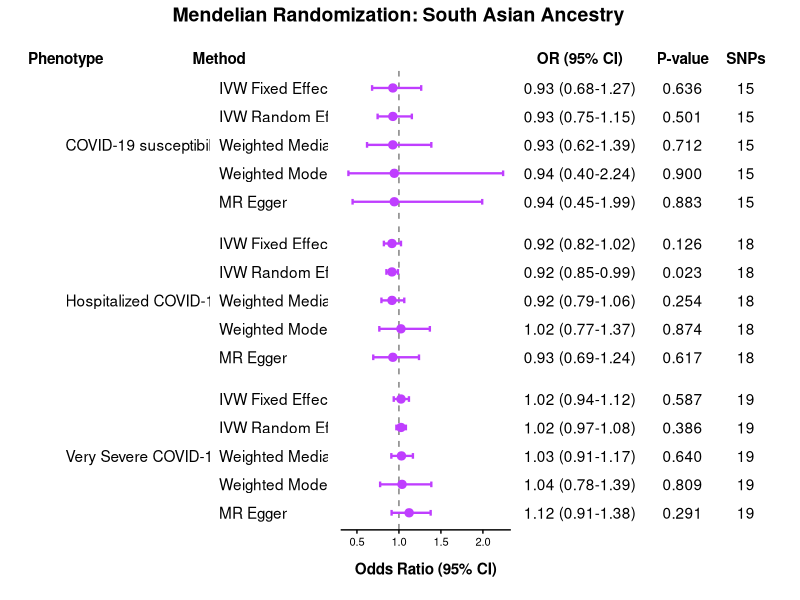

This figure's R source:
library(ggplot2)
library(dplyr)
library(patchwork)

data_sa <- data.frame(
  Phenotype = factor(rep(c("COVID-19 susceptibility", "Hospitalized COVID-19", "Very Severe COVID-19"), each = 5),
                     levels = c("COVID-19 susceptibility", "Hospitalized COVID-19", "Very Severe COVID-19")),
  
  Method = factor(rep(c("MR Egger", "Weighted Median", "IVW Fixed Effects", "IVW Random Effects", "Weighted Mode"), 3),
                  levels = rev(c("IVW Fixed Effects", "IVW Random Effects", "Weighted Median", "Weighted Mode", "MR Egger"))),
  
  OR = c(
    # COVID-19 susceptibility (C2)
    0.9447, 0.9270, 0.9278, 0.9278, 0.9450,
    # Hospitalized COVID-19 (B2)
    0.9274, 0.9176, 0.9170, 0.9170, 1.0241,
    # Very Severe COVID-19 (A2)
    1.1214, 1.0301, 1.0248, 1.0248, 1.0370
  ),
  
  CI_lower = c(
    # COVID-19 susceptibility (C2)
    0.4481, 0.6201, 0.6804, 0.7461, 0.3985,
    # Hospitalized COVID-19 (B2)
    0.6941, 0.7916, 0.8207, 0.8510, 0.7665,
    # Very Severe COVID-19 (A2)
    0.9127, 0.9096, 0.9382, 0.9696, 0.7761
  ),
  
  CI_upper = c(
    # COVID-19 susceptibility (C2)
    1.9918, 1.3858, 1.2652, 1.1539, 2.2408,
    # Hospitalized COVID-19 (B2)
    1.2390, 1.0637, 1.0245, 0.9881, 1.3683,
    # Very Severe COVID-19 (A2)
    1.3779, 1.1666, 1.1193, 1.0831, 1.3857
  ),
  
  p_val = c(
    # COVID-19 susceptibility (C2)
    0.883, 0.712, 0.636, 0.501, 0.900,
    # Hospitalized COVID-19 (B2)
    0.617, 0.254, 0.126, 0.023, 0.874,
    # Very Severe COVID-19 (A2)
    0.291, 0.640, 0.587, 0.386, 0.809
  ),
  
  SNPs = c(
    rep(15, 5),  # COVID-19 susceptibility
    rep(18, 5),  # Hospitalized COVID-19
    rep(19, 5)   # Very Severe COVID-19
  )
)

table_data <- data_sa %>%
  mutate(
    OR_CI = sprintf("%.2f (%.2f-%.2f)", OR, CI_lower, CI_upper),
    P = sprintf("%.3f", p_val)
  )

pheno_labels <- table_data %>%
  group_by(Phenotype) %>%
  summarize(MidPoint = levels(Method)[3])

shared_theme <- theme_minimal() +
  theme(
    text = element_text(color = "black", face = "plain"),
    axis.text = element_text(color = "black", face = "plain"),
    panel.grid = element_blank(),
    strip.text = element_blank(),
    plot.margin = margin(t = 10, r = 2, b = 10, l = 2)
  )

# Column 1: Phenotype
p_pheno <- ggplot(table_data, aes(y = Method)) +
  geom_text(data = pheno_labels, aes(y = MidPoint, x = 0.25, label = Phenotype), hjust = 0) +
  facet_grid(Phenotype ~ ., scales = "free_y", space = "free_y") +
  scale_x_continuous(limits = c(0, 1), breaks = 0.25, labels = "Phenotype", position = "top") +
  labs(x = NULL, y = NULL) +
  shared_theme +
  theme(axis.text.x = element_text(face = "bold", size = 11),
        axis.text.y = element_blank(),
        plot.margin = margin(t = 10, r = 0, b = 10, l = 0))

# Column 2: Method
p_method <- ggplot(table_data, aes(y = Method)) +
  geom_text(aes(x = 0, label = as.character(Method)), hjust = 0) +
  facet_grid(Phenotype ~ ., scales = "free_y", space = "free_y") +
  scale_x_continuous(limits = c(0, 1), breaks = 0, labels = "Method", position = "top") +
  labs(x = NULL, y = NULL) +
  shared_theme +
  theme(axis.text.x = element_text(face = "bold", size = 11),
        axis.text.y = element_blank(),
        plot.margin = margin(t = 10, r = 5, b = 10, l = 0))

# Column 3: Forest Plot
p_forest <- ggplot(table_data, aes(x = OR, y = Method)) +
  geom_vline(xintercept = 1, linetype = "dashed", color = "grey50") +
  geom_errorbarh(aes(xmin = CI_lower, xmax = CI_upper, color = Phenotype), height = 0.2, linewidth = 0.8) +
  geom_point(aes(color = Phenotype), size = 2.5) +
  facet_grid(Phenotype ~ ., scales = "free_y", space = "free_y") +
  scale_color_manual(values = c("COVID-19 susceptibility" = 'darkorchid1',
                                "Hospitalized COVID-19" = 'darkorchid1',
                                "Very Severe COVID-19" = "darkorchid1")) +
  scale_x_continuous(position = "bottom", breaks = seq(0.5, 2.0, by = 0.5)) +
  labs(x = "Odds Ratio (95% CI)", y = NULL) +
  shared_theme +
  theme(
    axis.text.y = element_blank(),
    axis.text.x = element_text(size = 8),
    axis.ticks.x = element_line(color = "black"),
    axis.line.x = element_line(color = "black"),
    axis.title.x = element_text(face = "bold", size = 11, margin = margin(t = 10)),
    legend.position = "none"
  )

# Column 4: Stats Table
p_table <- ggplot(table_data, aes(y = Method)) +
  geom_text(aes(x = 0, label = OR_CI), hjust = 0.5) +
  geom_text(aes(x = 1.3, label = P), hjust = 0.5) +
  geom_text(aes(x = 2.1, label = SNPs), hjust = 0.5) +
  facet_grid(Phenotype ~ ., scales = "free_y", space = "free_y") +
  scale_x_continuous(breaks = c(0, 1.3, 2.1),
                     labels = c("OR (95% CI)", "P-value", "SNPs"),
                     limits = c(-0.6, 2.5), position = "top") +
  labs(x = NULL, y = NULL) +
  shared_theme +
  theme(axis.text.y = element_blank(),
        axis.text.x = element_text(face = "bold", size = 11))

# Final Assembly
final_figure <- p_pheno + p_method + p_forest + p_table +
  plot_layout(widths = c(1.4, 0.8, 1.2, 1.9)) +
  plot_annotation(
    title = "Mendelian Randomization: South Asian Ancestry",
    theme = theme(plot.title = element_text(size = 14, face = "bold", hjust = 0.5))
  )

print(final_figure)
